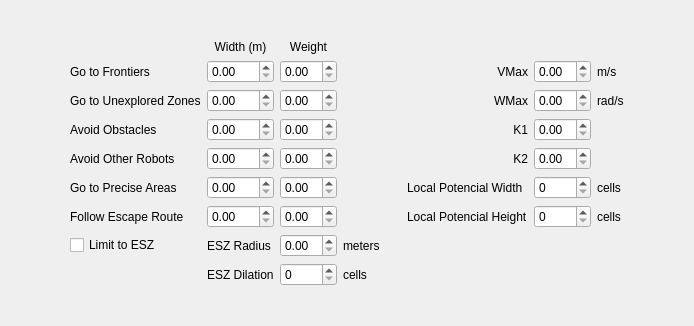
         <widget class="QWidget" name="RLHTab_3">
          <property name="geometry">
           <rect>
            <x>0</x>
            <y>0</y>
            <width>694</width>
            <height>326</height>
           </rect>
          </property>
          <attribute name="label">
           <string>Reactive Layer</string>
          </attribute>
          <layout class="QGridLayout" name="gridLayout_6">
           <item row="11" column="1">
            <widget class="QCheckBox" name="BBUseESZCB">
             <property name="text">
              <string>Limit to ESZ</string>
             </property>
            </widget>
           </item>
           <item row="2" column="8">
            <widget class="QLabel" name="label_41">
             <property name="text">
              <string>m/s</string>
             </property>
            </widget>
           </item>
           <item row="3" column="4">
            <widget class="QDoubleSpinBox" name="BBUASpinBox"/>
           </item>
           <item row="1" column="3">
            <widget class="QLabel" name="label_37">
             <property name="sizePolicy">
              <sizepolicy hsizetype="Preferred" vsizetype="Minimum">
               <horstretch>0</horstretch>
               <verstretch>0</verstretch>
              </sizepolicy>
             </property>
             <property name="text">
              <string>Width (m)</string>
             </property>
             <property name="alignment">
              <set>Qt::AlignCenter</set>
             </property>
            </widget>
           </item>
           <item row="1" column="4">
            <widget class="QLabel" name="label_38">
             <property name="sizePolicy">
              <sizepolicy hsizetype="Preferred" vsizetype="Minimum">
               <horstretch>0</horstretch>
               <verstretch>0</verstretch>
              </sizepolicy>
             </property>
             <property name="text">
              <string>Weight</string>
             </property>
             <property name="alignment">
              <set>Qt::AlignCenter</set>
             </property>
            </widget>
           </item>
           <item row="2" column="1">
            <widget class="QLabel" name="label_39">
             <property name="text">
              <string>Go to Frontiers</string>
             </property>
            </widget>
           </item>
           <item row="2" column="3">
            <widget class="QDoubleSpinBox" name="BBFSSpinBox"/>
           </item>
           <item row="2" column="4">
            <widget class="QDoubleSpinBox" name="BBFASpinBox"/>
           </item>
           <item row="2" column="6">
            <widget class="QLabel" name="label_40">
             <property name="text">
              <string>VMax</string>
             </property>
             <property name="alignment">
              <set>Qt::AlignRight|Qt::AlignTrailing|Qt::AlignVCenter</set>
             </property>
            </widget>
           </item>
           <item row="2" column="7">
            <widget class="QDoubleSpinBox" name="BBVMAXSpinBox"/>
           </item>
           <item row="3" column="1">
            <widget class="QLabel" name="label_42">
             <property name="text">
              <string>Go to Unexplored Zones</string>
             </property>
            </widget>
           </item>
           <item row="3" column="3">
            <widget class="QDoubleSpinBox" name="BBUSSpinBox"/>
           </item>
           <item row="3" column="6">
            <widget class="QLabel" name="label_43">
             <property name="text">
              <string>WMax</string>
             </property>
             <property name="alignment">
              <set>Qt::AlignRight|Qt::AlignTrailing|Qt::AlignVCenter</set>
             </property>
            </widget>
           </item>
           <item row="3" column="7">
            <widget class="QDoubleSpinBox" name="BBWMAXSpinBox"/>
           </item>
           <item row="3" column="8">
            <widget class="QLabel" name="label_44">
             <property name="text">
              <string>rad/s</string>
             </property>
            </widget>
           </item>
           <item row="5" column="1">
            <widget class="QLabel" name="label_45">
             <property name="text">
              <string>Avoid Obstacles</string>
             </property>
            </widget>
           </item>
           <item row="5" column="3">
            <widget class="QDoubleSpinBox" name="BBOSSpinBox"/>
           </item>
           <item row="5" column="4">
            <widget class="QDoubleSpinBox" name="BBOASpinBox"/>
           </item>
           <item row="5" column="6">
            <widget class="QLabel" name="label_46">
             <property name="text">
              <string>K1</string>
             </property>
             <property name="alignment">
              <set>Qt::AlignRight|Qt::AlignTrailing|Qt::AlignVCenter</set>
             </property>
            </widget>
           </item>
           <item row="5" column="7">
            <widget class="QDoubleSpinBox" name="BBK1SpinBox"/>
           </item>
           <item row="6" column="1">
            <widget class="QLabel" name="label_47">
             <property name="text">
              <string>Avoid Other Robots</string>
             </property>
            </widget>
           </item>
           <item row="6" column="3">
            <widget class="QDoubleSpinBox" name="BBRSSpinBox"/>
           </item>
           <item row="6" column="4">
            <widget class="QDoubleSpinBox" name="BBRASpinBox"/>
           </item>
           <item row="6" column="6">
            <widget class="QLabel" name="label_48">
             <property name="text">
              <string>K2</string>
             </property>
             <property name="alignment">
              <set>Qt::AlignRight|Qt::AlignTrailing|Qt::AlignVCenter</set>
             </property>
            </widget>
           </item>
           <item row="6" column="7">
            <widget class="QDoubleSpinBox" name="BBK2SpinBox"/>
           </item>
           <item row="8" column="1">
            <widget class="QLabel" name="label_49">
             <property name="text">
              <string>Go to Precise Areas</string>
             </property>
            </widget>
           </item>
           <item row="8" column="3">
            <widget class="QDoubleSpinBox" name="BBPSSpinBox"/>
           </item>
           <item row="8" column="4">
            <widget class="QDoubleSpinBox" name="BBPASpinBox"/>
           </item>
           <item row="8" column="6">
            <widget class="QLabel" name="label_50">
             <property name="text">
              <string>Local Potencial Width</string>
             </property>
            </widget>
           </item>
           <item row="8" column="7">
            <widget class="QSpinBox" name="BBLPWSpinBox"/>
           </item>
           <item row="8" column="8">
            <widget class="QLabel" name="label_51">
             <property name="text">
              <string>cells</string>
             </property>
            </widget>
           </item>
           <item row="10" column="1">
            <widget class="QLabel" name="label_52">
             <property name="text">
              <string>Follow Escape Route</string>
             </property>
            </widget>
           </item>
           <item row="10" column="3">
            <widget class="QDoubleSpinBox" name="BBGSSpinBox"/>
           </item>
           <item row="10" column="4">
            <widget class="QDoubleSpinBox" name="BBGASpinBox"/>
           </item>
           <item row="10" column="6">
            <widget class="QLabel" name="label_53">
             <property name="text">
              <string>Local Potencial Height</string>
             </property>
            </widget>
           </item>
           <item row="10" column="7">
            <widget class="QSpinBox" name="BBLPHSpinBox"/>
           </item>
           <item row="10" column="8">
            <widget class="QLabel" name="label_54">
             <property name="text">
              <string>cells</string>
             </property>
            </widget>
           </item>
           <item row="0" column="3">
            <spacer name="verticalSpacer_5">
             <property name="orientation">
              <enum>Qt::Vertical</enum>
             </property>
             <property name="sizeHint" stdset="0">
              <size>
               <width>20</width>
               <height>40</height>
              </size>
             </property>
            </spacer>
           </item>
           <item row="2" column="0">
            <spacer name="horizontalSpacer_7">
             <property name="orientation">
              <enum>Qt::Horizontal</enum>
             </property>
             <property name="sizeHint" stdset="0">
              <size>
               <width>40</width>
               <height>20</height>
              </size>
             </property>
            </spacer>
           </item>
           <item row="13" column="3">
            <spacer name="verticalSpacer_6">
             <property name="orientation">
              <enum>Qt::Vertical</enum>
             </property>
             <property name="sizeHint" stdset="0">
              <size>
               <width>20</width>
               <height>40</height>
              </size>
             </property>
            </spacer>
           </item>
           <item row="2" column="9">
            <spacer name="horizontalSpacer_8">
             <property name="orientation">
              <enum>Qt::Horizontal</enum>
             </property>
             <property name="sizeHint" stdset="0">
              <size>
               <width>40</width>
               <height>20</height>
              </size>
             </property>
            </spacer>
           </item>
           <item row="2" column="5">
            <spacer name="horizontalSpacer_9">
             <property name="orientation">
              <enum>Qt::Horizontal</enum>
             </property>
             <property name="sizeHint" stdset="0">
              <size>
               <width>40</width>
               <height>20</height>
              </size>
             </property>
            </spacer>
           </item>
           <item row="11" column="3">
            <widget class="QLabel" name="label_178">
             <property name="text">
              <string>ESZ Radius</string>
             </property>
            </widget>
           </item>
           <item row="12" column="3">
            <widget class="QLabel" name="label_179">
             <property name="text">
              <string>ESZ Dilation</string>
             </property>
            </widget>
           </item>
           <item row="11" column="4">
            <widget class="QDoubleSpinBox" name="BBESZRadiusSpinBox"/>
           </item>
           <item row="12" column="4">
            <widget class="QSpinBox" name="BBESZDilationSpinBox"/>
           </item>
           <item row="11" column="5">
            <widget class="QLabel" name="label_180">
             <property name="text">
              <string>meters</string>
             </property>
            </widget>
           </item>
           <item row="12" column="5">
            <widget class="QLabel" name="label_181">
             <property name="text">
              <string>cells</string>
             </property>
            </widget>
           </item>
          </layout>
         </widget>
